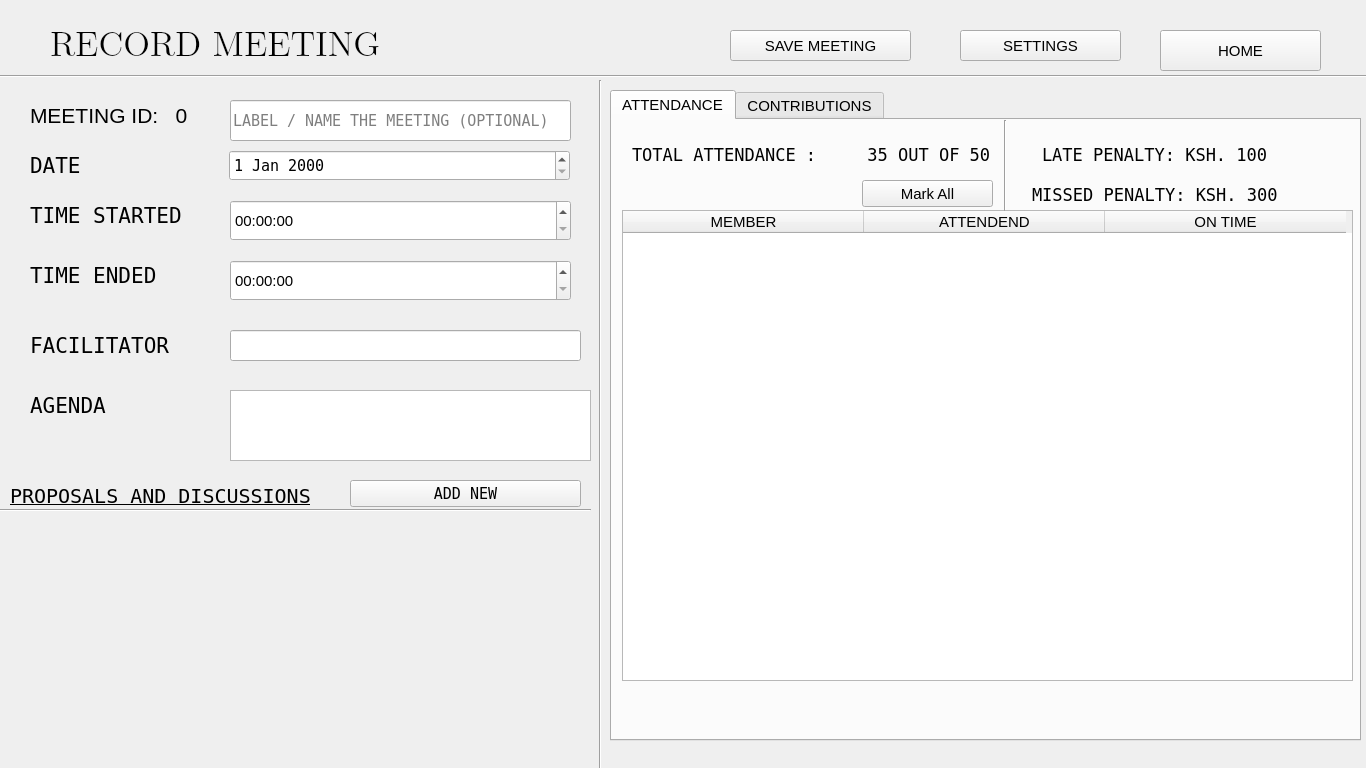
<?xml version="1.0" encoding="UTF-8"?>
<ui version="4.0">
 <class>Form</class>
 <widget class="QWidget" name="Form">
  <property name="geometry">
   <rect>
    <x>0</x>
    <y>0</y>
    <width>1366</width>
    <height>768</height>
   </rect>
  </property>
  <property name="font">
   <font>
    <pointsize>11</pointsize>
   </font>
  </property>
  <property name="windowTitle">
   <string>RECORD MEETING</string>
  </property>
  <widget class="QLabel" name="label">
   <property name="geometry">
    <rect>
     <x>50</x>
     <y>20</y>
     <width>381</width>
     <height>41</height>
    </rect>
   </property>
   <property name="font">
    <font>
     <family>LM Roman 12</family>
     <pointsize>26</pointsize>
    </font>
   </property>
   <property name="text">
    <string>RECORD MEETING</string>
   </property>
  </widget>
  <widget class="QPushButton" name="save_meeting_btn">
   <property name="geometry">
    <rect>
     <x>730</x>
     <y>30</y>
     <width>181</width>
     <height>31</height>
    </rect>
   </property>
   <property name="text">
    <string>SAVE MEETING</string>
   </property>
  </widget>
  <widget class="QPushButton" name="pushButton_2">
   <property name="geometry">
    <rect>
     <x>960</x>
     <y>30</y>
     <width>161</width>
     <height>31</height>
    </rect>
   </property>
   <property name="text">
    <string>SETTINGS</string>
   </property>
  </widget>
  <widget class="QPushButton" name="home_btn">
   <property name="geometry">
    <rect>
     <x>1160</x>
     <y>30</y>
     <width>161</width>
     <height>41</height>
    </rect>
   </property>
   <property name="text">
    <string>HOME</string>
   </property>
  </widget>
  <widget class="Line" name="line">
   <property name="geometry">
    <rect>
     <x>0</x>
     <y>66</y>
     <width>1371</width>
     <height>20</height>
    </rect>
   </property>
   <property name="orientation">
    <enum>Qt::Horizontal</enum>
   </property>
  </widget>
  <widget class="QLabel" name="label_2">
   <property name="geometry">
    <rect>
     <x>30</x>
     <y>100</y>
     <width>181</width>
     <height>31</height>
    </rect>
   </property>
   <property name="font">
    <font>
     <pointsize>16</pointsize>
    </font>
   </property>
   <property name="text">
    <string>MEETING ID:   0</string>
   </property>
  </widget>
  <widget class="QLabel" name="label_3">
   <property name="geometry">
    <rect>
     <x>30</x>
     <y>150</y>
     <width>171</width>
     <height>31</height>
    </rect>
   </property>
   <property name="font">
    <font>
     <family>DejaVu Sans Mono</family>
     <pointsize>16</pointsize>
    </font>
   </property>
   <property name="text">
    <string>DATE</string>
   </property>
  </widget>
  <widget class="QDateEdit" name="meeting_date">
   <property name="geometry">
    <rect>
     <x>229</x>
     <y>150</y>
     <width>341</width>
     <height>31</height>
    </rect>
   </property>
   <property name="font">
    <font>
     <family>DejaVu Sans Mono</family>
     <pointsize>11</pointsize>
    </font>
   </property>
  </widget>
  <widget class="QLabel" name="label_4">
   <property name="geometry">
    <rect>
     <x>30</x>
     <y>200</y>
     <width>181</width>
     <height>31</height>
    </rect>
   </property>
   <property name="font">
    <font>
     <family>DejaVu Sans Mono</family>
     <pointsize>16</pointsize>
    </font>
   </property>
   <property name="text">
    <string>TIME STARTED</string>
   </property>
  </widget>
  <widget class="QTimeEdit" name="meeting_time_edit">
   <property name="geometry">
    <rect>
     <x>230</x>
     <y>200</y>
     <width>341</width>
     <height>41</height>
    </rect>
   </property>
  </widget>
  <widget class="QLabel" name="label_5">
   <property name="geometry">
    <rect>
     <x>30</x>
     <y>260</y>
     <width>181</width>
     <height>31</height>
    </rect>
   </property>
   <property name="font">
    <font>
     <family>DejaVu Sans Mono</family>
     <pointsize>16</pointsize>
    </font>
   </property>
   <property name="text">
    <string>TIME ENDED</string>
   </property>
  </widget>
  <widget class="QTimeEdit" name="time_ended">
   <property name="geometry">
    <rect>
     <x>230</x>
     <y>260</y>
     <width>341</width>
     <height>41</height>
    </rect>
   </property>
  </widget>
  <widget class="QLabel" name="label_6">
   <property name="geometry">
    <rect>
     <x>30</x>
     <y>330</y>
     <width>181</width>
     <height>31</height>
    </rect>
   </property>
   <property name="font">
    <font>
     <family>DejaVu Sans Mono</family>
     <pointsize>16</pointsize>
    </font>
   </property>
   <property name="text">
    <string>FACILITATOR</string>
   </property>
  </widget>
  <widget class="QLineEdit" name="facilitator_edit">
   <property name="geometry">
    <rect>
     <x>230</x>
     <y>330</y>
     <width>351</width>
     <height>31</height>
    </rect>
   </property>
  </widget>
  <widget class="QLabel" name="label_7">
   <property name="geometry">
    <rect>
     <x>30</x>
     <y>390</y>
     <width>181</width>
     <height>31</height>
    </rect>
   </property>
   <property name="font">
    <font>
     <family>DejaVu Sans Mono</family>
     <pointsize>16</pointsize>
    </font>
   </property>
   <property name="text">
    <string>AGENDA</string>
   </property>
  </widget>
  <widget class="QTextEdit" name="agenda">
   <property name="geometry">
    <rect>
     <x>230</x>
     <y>390</y>
     <width>361</width>
     <height>71</height>
    </rect>
   </property>
  </widget>
  <widget class="QLabel" name="label_9">
   <property name="geometry">
    <rect>
     <x>10</x>
     <y>480</y>
     <width>311</width>
     <height>31</height>
    </rect>
   </property>
   <property name="font">
    <font>
     <family>DejaVu Sans Mono</family>
     <pointsize>15</pointsize>
     <underline>true</underline>
    </font>
   </property>
   <property name="text">
    <string>PROPOSALS AND DISCUSSIONS</string>
   </property>
  </widget>
  <widget class="QPushButton" name="new_proposal_btn">
   <property name="geometry">
    <rect>
     <x>350</x>
     <y>480</y>
     <width>231</width>
     <height>27</height>
    </rect>
   </property>
   <property name="font">
    <font>
     <family>DejaVu Sans Mono</family>
     <pointsize>11</pointsize>
    </font>
   </property>
   <property name="text">
    <string>ADD NEW</string>
   </property>
  </widget>
  <widget class="QWidget" name="formLayoutWidget">
   <property name="geometry">
    <rect>
     <x>10</x>
     <y>520</y>
     <width>581</width>
     <height>261</height>
    </rect>
   </property>
   <layout class="QFormLayout" name="formLayout"/>
  </widget>
  <widget class="Line" name="line_2">
   <property name="geometry">
    <rect>
     <x>590</x>
     <y>80</y>
     <width>20</width>
     <height>691</height>
    </rect>
   </property>
   <property name="orientation">
    <enum>Qt::Vertical</enum>
   </property>
  </widget>
  <widget class="QTabWidget" name="tabWidget">
   <property name="geometry">
    <rect>
     <x>610</x>
     <y>90</y>
     <width>751</width>
     <height>651</height>
    </rect>
   </property>
   <property name="currentIndex">
    <number>0</number>
   </property>
   <widget class="QWidget" name="tab">
    <attribute name="title">
     <string>ATTENDANCE</string>
    </attribute>
    <widget class="QLabel" name="checked_count_label">
     <property name="geometry">
      <rect>
       <x>20</x>
       <y>20</y>
       <width>371</width>
       <height>31</height>
      </rect>
     </property>
     <property name="font">
      <font>
       <family>DejaVu Sans Mono</family>
       <pointsize>13</pointsize>
      </font>
     </property>
     <property name="text">
      <string>TOTAL ATTENDANCE :     35 OUT OF 50</string>
     </property>
    </widget>
    <widget class="QTableWidget" name="tableWidget">
     <property name="geometry">
      <rect>
       <x>10</x>
       <y>90</y>
       <width>731</width>
       <height>471</height>
      </rect>
     </property>
     <attribute name="horizontalHeaderDefaultSectionSize">
      <number>241</number>
     </attribute>
     <column>
      <property name="text">
       <string>MEMBER</string>
      </property>
     </column>
     <column>
      <property name="text">
       <string>ATTENDEND</string>
      </property>
     </column>
     <column>
      <property name="text">
       <string>ON TIME</string>
      </property>
     </column>
    </widget>
    <widget class="QLabel" name="label_13">
     <property name="geometry">
      <rect>
       <x>430</x>
       <y>20</y>
       <width>271</width>
       <height>31</height>
      </rect>
     </property>
     <property name="font">
      <font>
       <family>DejaVu Sans Mono</family>
       <pointsize>13</pointsize>
      </font>
     </property>
     <property name="text">
      <string>LATE PENALTY: KSH. 100</string>
     </property>
    </widget>
    <widget class="Line" name="line_4">
     <property name="geometry">
      <rect>
       <x>383</x>
       <y>0</y>
       <width>20</width>
       <height>91</height>
      </rect>
     </property>
     <property name="orientation">
      <enum>Qt::Vertical</enum>
     </property>
    </widget>
    <widget class="QLabel" name="label_14">
     <property name="geometry">
      <rect>
       <x>420</x>
       <y>60</y>
       <width>281</width>
       <height>31</height>
      </rect>
     </property>
     <property name="font">
      <font>
       <family>DejaVu Sans Mono</family>
       <pointsize>13</pointsize>
      </font>
     </property>
     <property name="text">
      <string>MISSED PENALTY: KSH. 300</string>
     </property>
    </widget>
    <widget class="QPushButton" name="mark_all_btn">
     <property name="geometry">
      <rect>
       <x>250</x>
       <y>60</y>
       <width>131</width>
       <height>27</height>
      </rect>
     </property>
     <property name="text">
      <string>Mark All</string>
     </property>
    </widget>
   </widget>
   <widget class="QWidget" name="tab_2">
    <attribute name="title">
     <string>CONTRIBUTIONS</string>
    </attribute>
    <widget class="QTableWidget" name="tableWidget_2">
     <property name="geometry">
      <rect>
       <x>10</x>
       <y>40</y>
       <width>731</width>
       <height>521</height>
      </rect>
     </property>
     <attribute name="horizontalHeaderDefaultSectionSize">
      <number>241</number>
     </attribute>
     <column>
      <property name="text">
       <string>MEMBER</string>
      </property>
     </column>
     <column>
      <property name="text">
       <string>AMOUNT</string>
      </property>
     </column>
     <column>
      <property name="text">
       <string>PAID BY</string>
      </property>
     </column>
    </widget>
    <widget class="QLabel" name="total_label">
     <property name="geometry">
      <rect>
       <x>20</x>
       <y>10</y>
       <width>361</width>
       <height>31</height>
      </rect>
     </property>
     <property name="font">
      <font>
       <family>DejaVu Sans Mono</family>
       <pointsize>12</pointsize>
      </font>
     </property>
     <property name="text">
      <string>TOTAL CONTRIBUTION:     KSH. XXXX</string>
     </property>
    </widget>
    <widget class="QLabel" name="req_amount">
     <property name="geometry">
      <rect>
       <x>390</x>
       <y>10</y>
       <width>221</width>
       <height>21</height>
      </rect>
     </property>
     <property name="font">
      <font>
       <family>DejaVu Sans Mono</family>
       <pointsize>12</pointsize>
      </font>
     </property>
     <property name="text">
      <string>REQUIRED AMOUNT IN KSH</string>
     </property>
    </widget>
    <widget class="Line" name="line_3">
     <property name="geometry">
      <rect>
       <x>370</x>
       <y>0</y>
       <width>20</width>
       <height>41</height>
      </rect>
     </property>
     <property name="orientation">
      <enum>Qt::Vertical</enum>
     </property>
    </widget>
    <widget class="QLineEdit" name="lineEdit_3">
     <property name="geometry">
      <rect>
       <x>620</x>
       <y>6</y>
       <width>113</width>
       <height>31</height>
      </rect>
     </property>
    </widget>
   </widget>
  </widget>
  <widget class="QLineEdit" name="meeting_label">
   <property name="geometry">
    <rect>
     <x>230</x>
     <y>100</y>
     <width>341</width>
     <height>41</height>
    </rect>
   </property>
   <property name="font">
    <font>
     <family>DejaVu Sans Mono</family>
     <pointsize>11</pointsize>
    </font>
   </property>
   <property name="placeholderText">
    <string>LABEL / NAME THE MEETING (OPTIONAL)</string>
   </property>
  </widget>
  <widget class="Line" name="line_5">
   <property name="geometry">
    <rect>
     <x>0</x>
     <y>500</y>
     <width>591</width>
     <height>21</height>
    </rect>
   </property>
   <property name="orientation">
    <enum>Qt::Horizontal</enum>
   </property>
  </widget>
 </widget>
 <resources/>
 <connections/>
</ui>
